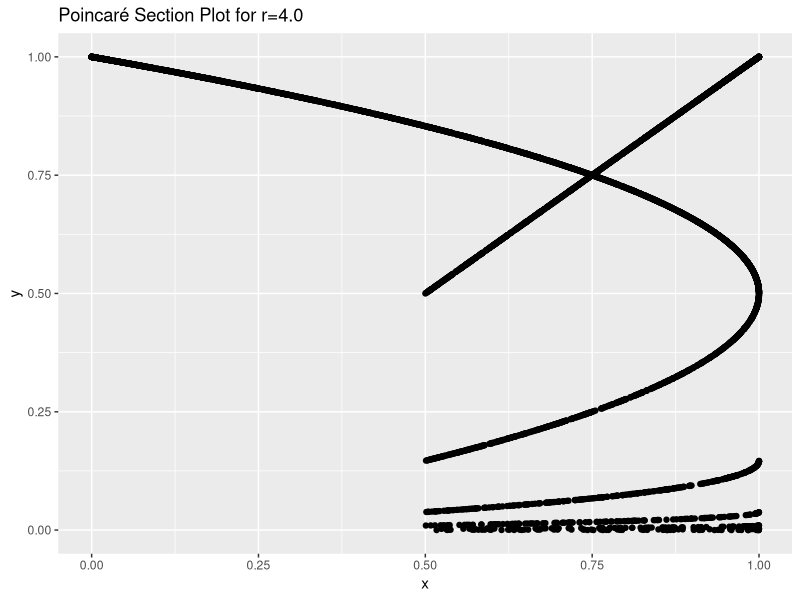

The R script that drew this image:
library(ggplot2)

# Defining our LDE
logistic.map <- function(x, r) {
  return(r * x * (1 - x))
}

# Set the value of r that we are analysing
r <- 4.0
# Iterations
n.iter <- 5000

# Set the threshold value for the Poincaré section
threshold <- 0.5

# Set the embedding dimension for the Poincaré section
embedding.dimension <- 2

# Initialize the time series with a random value between 0 and 1
x <- runif(1)

# Initialize an empty vector to store the threshold-crossing points
poincare.section <- c()

# Iterate the logistic map and store the threshold-crossing points
for (i in 1:n.iter) {
  x <- logistic.map(x, r)
  if (x > threshold) {
    poincare.section <- c(poincare.section, x, logistic.map(x, r))
  }
}

# Convert the threshold-crossing points into a matrix with the desired embedding dimension
poincare.section.matrix <- embed(poincare.section, embedding.dimension)

# Plot the Poincaré section
ggplot(data = data.frame(x = poincare.section.matrix[,1], y = poincare.section.matrix[,2]), aes(x, y)) +
  geom_point() +
  labs(title = "Poincaré Section Plot for r=4.0")

# Calculate the distances between repeating patterns in the Poincaré section
pattern.distances <- diff(which(poincare.section.matrix[,1] == min(poincare.section.matrix[,1])))
periodicity <- ifelse(length(unique(pattern.distances)) == 1, unique(pattern.distances), NA)

# Print the periodicity (if it exists)
if (!is.na(periodicity)) {
  print(paste("Periodicity:", periodicity))
} else {
  print("No periodicity detected.")
}
